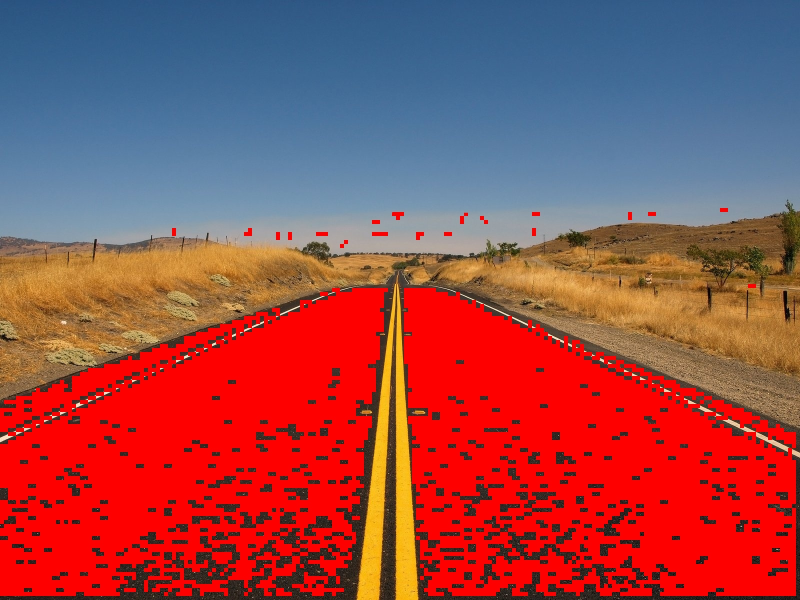
#> input picture colored_patch_size=8.jpg, 1600 x 1200 px, given in place of test.jpg, which was not available (shown at 1/2 size)
$ python main.py   (older library calls are emulated)
#> lines starting #> are read from the running program, lines starting #| are printed output that depends on the picture; after the words box and inside, x2 and y2 are one past the last pixel; in counts of white or black regions, pixels touching at a corner belong together; pictures that were not available may be replaced by others from this repository, and a replacement may not be noted
### hsv.py
import cv2
import numpy as np


def hsv(image, lower, upper):

    # 讀取影像
    if image is None:
        raise ValueError(f"Error: unable to load image '{image}'")

    # 將影像轉換為 HSV 色彩空間
    hsv_image = cv2.cvtColor(image, cv2.COLOR_BGR2HSV)
    # 建立遮罩，將範圍內的深色設為白色(255)，其他顏色為黑色(0)
    mask = cv2.inRange(hsv_image, lower, upper)

    # 反轉遮罩，讓非深色部分為白色(255)，深色部分為黑色(0)
    non_mask = cv2.bitwise_not(mask)

    # 將遮罩應用到原始影像，僅保留非天空的部分
    filtered_image = cv2.bitwise_and(image, image, mask=non_mask)

    return filtered_image

### sobel.py

import cv2
import numpy as np
from matplotlib import pyplot as plt

def sobel_and_morphology(img):
    """
    Sobel operator with morphological processing

    Parameters:
        img: Input image (grayscale)
    Returns:
        sobel_combined: Combined Sobel edges
    """
    # 1. 先進行高斯模糊以減少噪聲
    blurred = cv2.GaussianBlur(img, (3, 3), 0)

    # 2. 計算 Sobel 梯度
    # X 方向邊緣檢測
    sobelx = cv2.Sobel(blurred, cv2.CV_64F, 1, 0, ksize=3)
    abs_sobelx = cv2.convertScaleAbs(sobelx)  # 轉換為 uint8

    # Y 方向邊緣檢測
    sobely = cv2.Sobel(blurred, cv2.CV_64F, 0, 1, ksize=3)
    abs_sobely = cv2.convertScaleAbs(sobely)

    # 3. 合併兩個方向
    sobel_combined = cv2.addWeighted(abs_sobelx, 0.5, abs_sobely, 0.5, 0)

    return sobel_combined

### search.py
import numpy as np
from collections import deque

def bfs_remove_noise_optimized(image, noise_threshold):
    """
    使用 BFS 清除影像中的噪點 (優化版本)

    參數:
    image (numpy.ndarray): 單通道二值影像，噪點為白色（255），背景為黑色（0）
    noise_threshold (int): 定義噪點的最大連通區域大小

    返回:
    numpy.ndarray: 已移除噪點的影像
    """
    rows, cols = image.shape
    visited = np.zeros((rows, cols), dtype=bool)  # 記錄訪問過的像素
    output_image = image.copy()  # 建立輸出影像副本

    directions = [(-1, 0), (1, 0), (0, -1), (0, 1)]  # 四個方向

    for i in range(rows):
        for j in range(cols):
            if image[i, j] == 255 and not visited[i, j]:  # 若是未訪問的白色像素
                queue = deque([(i, j)])
                connected_pixels = [(i, j)]
                visited[i, j] = True

                # 執行 BFS 搜尋區域
                while queue:
                    cx, cy = queue.popleft()

                    for dx, dy in directions:
                        nx, ny = cx + dx, cy + dy
                        if 0 <= nx < rows and 0 <= ny < cols and not visited[nx, ny] and image[nx, ny] == 255:
                            queue.append((nx, ny))
                            connected_pixels.append((nx, ny))
                            visited[nx, ny] = True

                # 如果區域的像素數量小於閾值，將該區域視為噪點
                if len(connected_pixels) < noise_threshold:
                    # 將噪點區域設為背景色（黑色）
                    for x, y in connected_pixels:
                        output_image[x, y] = 0

    return output_image

### lbp.py
import cv2
import numpy as np
import matplotlib.pyplot as plt

def calculate_lbp(image, radius=1, n_points=8):
    """
    使用NumPy向量化操作優化的LBP計算

    參數:
    image: 輸入的灰度圖像
    radius: 圓形鄰域的半徑
    n_points: 圓形鄰域上採樣點的數量

    返回:
    lbp_image: LBP特徵圖像
    """
    rows = image.shape[0]
    cols = image.shape[1]

    # 生成圓形鄰域的坐標
    angles = 2 * np.pi * np.arange(n_points) / n_points
    x = radius * np.cos(angles)
    y = -radius * np.sin(angles)

    # 獲取鄰域坐標的四個參考點（用於雙線性插值）
    x1 = np.floor(x).astype(int)
    x2 = np.ceil(x).astype(int)
    y1 = np.floor(y).astype(int)
    y2 = np.ceil(y).astype(int)

    # 計算插值權重
    fx = x - x1
    fy = y - y1

    # 準備插值權重矩陣
    w1 = (1 - fx) * (1 - fy)
    w2 = fx * (1 - fy)
    w3 = (1 - fx) * fy
    w4 = fx * fy

    # 初始化輸出圖像
    lbp_image = np.zeros((rows, cols), dtype=np.uint8)

    # 填充圖像以處理邊界
    padded_image = np.pad(image, ((radius, radius), (radius, radius)), 'edge')

    # 在中心區域計算LBP
    for i in range(n_points):
        # 計算四個參考點的鄰域值
        n1 = padded_image[radius+x1[i]:rows+radius+x1[i],
                         radius+y1[i]:cols+radius+y1[i]]
        n2 = padded_image[radius+x2[i]:rows+radius+x2[i],
                         radius+y1[i]:cols+radius+y1[i]]
        n3 = padded_image[radius+x1[i]:rows+radius+x1[i],
                         radius+y2[i]:cols+radius+y2[i]]
        n4 = padded_image[radius+x2[i]:rows+radius+x2[i],
                         radius+y2[i]:cols+radius+y2[i]]

        # 雙線性插值
        neighbor = w1[i]*n1 + w2[i]*n2 + w3[i]*n3 + w4[i]*n4

        # 比較中心像素和鄰域像素
        center = padded_image[radius:radius+rows, radius:radius+cols]
        lbp_image += (neighbor >= center).astype(np.uint8) << i

    return lbp_image

### histogram.py
import cv2
import numpy as np
from matplotlib import pyplot as plt


def calculate_histogram(image):

    # 確保影像是 uint8 格式
    image = image.astype(np.uint8)

    # 創建一個長度為 256 的陣列來儲存每個灰階值的出現次數
    hist = np.zeros(256, dtype=int)

    # 計算每個灰階值的出現次數
    for value in image.ravel():
        hist[value] += 1

    return hist


def plot_histogram(hist, output_path='./histogram.jpg'):
    # 繪製直方圖
    plt.figure(figsize=(10, 6))
    plt.plot(hist, color='black')
    plt.title('Histogram')
    plt.xlabel('Pixel Value')
    plt.ylabel('Frequency')
    plt.xlim([0, 256])
    plt.savefig(output_path, bbox_inches='tight', dpi=300)
    plt.close()

def find_top_three(hist):
    top_three_indices = np.argsort(hist, axis=0)[-3:][::-1].flatten() # 找到前三大值的索引並展平
    # 將結果轉換為可讀格式
    #top_three = [(int(idx), int(val[0])) for idx, val in zip(top_three_indices, top_three_values)]
    top_three = [int(idx) for  idx in top_three_indices]
    #top_three = [int(val[0]) for val in top_three_values]

    return top_three

### one_norm_dist.py
import numpy as np

def calculate_1_norm_distance(hist1, hist2,th):
    """
    計算兩個直方圖之間的 1-范數距離 (L1 距離)

    參數:
    hist1 (numpy.ndarray): 第一個直方圖
    hist2 (numpy.ndarray): 第二個直方圖

    返回:
    float: 1-范數距離
    """

    distance = np.sum(np.abs(hist1 - hist2))
    if distance<=th:
        return 1
    else:
        return 0


### labeling.py
import cv2
import numpy as np

def label_similar_areas(image, mask):
    """
    基於顏色資訊標記相似區域，並排除天空

    Parameters:
    image: 原始圖片
    mask: 二值化遮罩

    Returns:
    colored_image: 標記後的圖片
    """
    # 轉換圖片到HSV色彩空間
    hsv = cv2.cvtColor(image, cv2.COLOR_BGR2HSV)
    fixed_color = (0, 0, 255)  # 紅色
    # 定義天空的顏色範圍 (在HSV空間中)
    # 可以根據實際情況調整這些值
    sky_lower = np.array([90, 50, 50])  # 偏淺藍色的下限
    sky_upper = np.array([130, 255, 255])  # 偏淺藍色的上限

    # 創建天空的遮罩
    sky_mask = cv2.inRange(hsv, sky_lower, sky_upper)

    # 將天空區域從原始遮罩中移除
    mask[sky_mask > 0] = 0

    # 進行連通區域標記
    num_labels, labels = cv2.connectedComponents(mask.astype(np.uint8))

    # 創建輸出圖像
    colored_image = image.copy()

    # 為每個標記區域著色
    for label in range(1, num_labels):  # 從1開始以跳過背景(0)
        # 獲取當前標記的遮罩
        current_mask = labels == label

        # 計算區域的平均HSV值
        region_hsv = hsv[current_mask]
        avg_hsv = np.mean(region_hsv, axis=0)

        # 如果區域不是天空色（可以根據需要調整條件）
        if not (sky_lower[0] <= avg_hsv[0] <= sky_upper[0] and
                sky_lower[1] <= avg_hsv[1] <= sky_upper[1] and
                sky_lower[2] <= avg_hsv[2] <= sky_upper[2]):

            # 根據區域大小決定是否標記
            if np.sum(current_mask) > 100:  # 可以調整這個閾值
                # 將固定顏色應用到圖像
                colored_image[current_mask] = fixed_color

    return colored_image

### main.py
import cv2
import numpy as np
import sobel
import hsv
import search
import lbp
import histogram
import one_norm_dist
import labeling
def main():
    radius = 1
    n_points = 8
    patch_size = 8
    # 讀取影像
    image = cv2.imread('test.jpg')
#> image is the input picture: shape (1200, 1600, 3); mean B, G, R 75.6, 74, 153

    #HSV(將深色部分轉變為黑色)(將馬路的顏色統一為黑色)
    lower = np.array([0, 0, 0])   # HSV的下限
    upper = np.array([180, 200, 100])  # HSV的上限
    hsv_img = hsv.hsv(image, lower, upper)
#> in hsv, `hsv_image = cv2.cvtColor(image, cv2.COLOR_BGR2HSV)`: hsv_image: shape (1200, 1600, 3); mean H, S, V 45.5, 172, 181.3
#> in hsv, `mask = cv2.inRange(hsv_image, lower, upper)`:
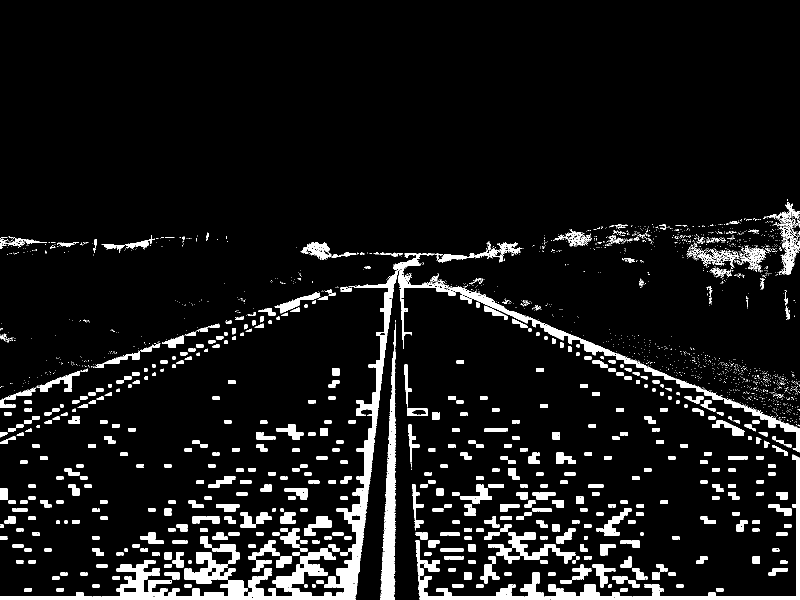
#> mask: shape (1200, 1600) (shown at 1/2 size); 7.8% white; 2530 white regions (2004 under 20 px), largest, box (x1, y1, x2, y2) and area: (0, 540, 798, 1200) 28174, (831, 909, 1600, 1200) 12859, (786, 506, 1600, 905) 9889
    cv2.imwrite('hsv.jpg',hsv_img)
    image_gray = cv2.imread('hsv.jpg',0)
#> image_gray: shape (1200, 1600); min 0, max 255, mean 94.1
    height, width = image_gray.shape
#> height = 1200; width = 1600

    #sobel
    Sobel_img = sobel.sobel_and_morphology(image_gray)
    cv2.imwrite('sobel.jpg',Sobel_img)

    #search
    noise_threshold = 1000 # 定義噪點區域大小的閾值
    search_img = search.bfs_remove_noise_optimized(Sobel_img, noise_threshold)
#> after the loop in bfs_remove_noise_optimized, `for i in range(rows):`:
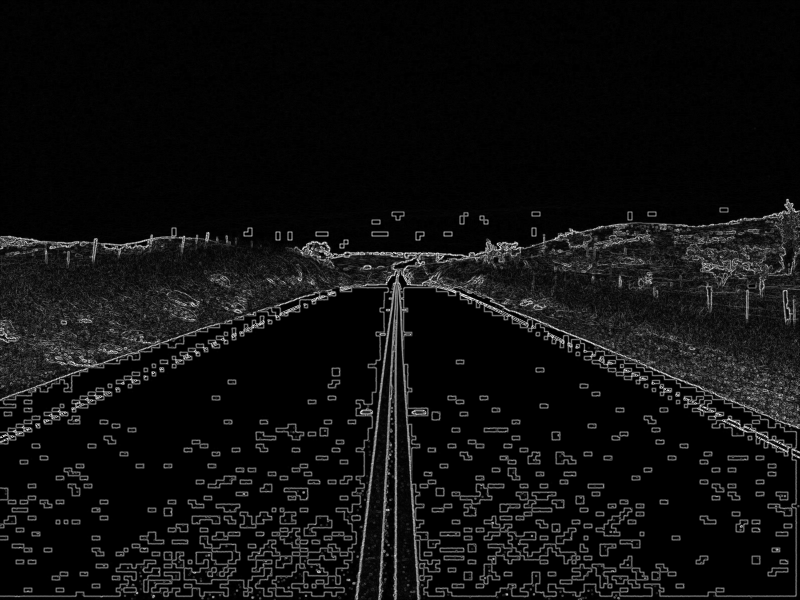
#> output_image: shape (1200, 1600) (shown at 1/2 size); min 0, max 254, mean 15.5
#> after the loop in bfs_remove_noise_optimized, `for i in range(rows):`: visited: shape (1200, 1600) bool; 0.06% white in thin lines or dots, all inside (x1, y1, x2, y2) = (2, 406, 1598, 1104)
    cv2.imwrite('search.jpg',search_img)

    #lbp
    lbp_img = lbp.calculate_lbp(search_img, radius, n_points)
#> after the loop in calculate_lbp, `for i in range(n_points):`:
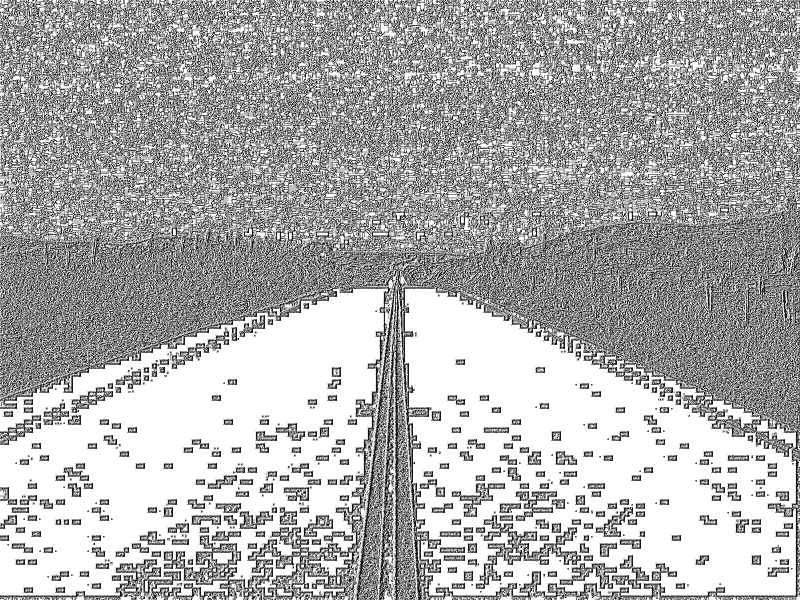
#> lbp_image: shape (1200, 1600) (shown at 1/2 size); min 0, max 255, mean 174.2
    cv2.imwrite('lbp.jpg',lbp_img)

    #histogram

    his = histogram.calculate_histogram(image)
#> the loop in calculate_histogram, `for value in image.ravel():` made 5760000 passes
#> value on passes 1 to 3: 130, 83, 45
#> after the loop in calculate_histogram, `for value in image.ravel():`: hist = 256 values, max 1109473 at index 0, min 399 at index 235, mean 22500
#> his has the same summary as hist in calculate_histogram
    hist = histogram.plot_histogram(his)
#> in plot_histogram, `plt.savefig(output_path, bbox_inches='tight', dpi=300)`:
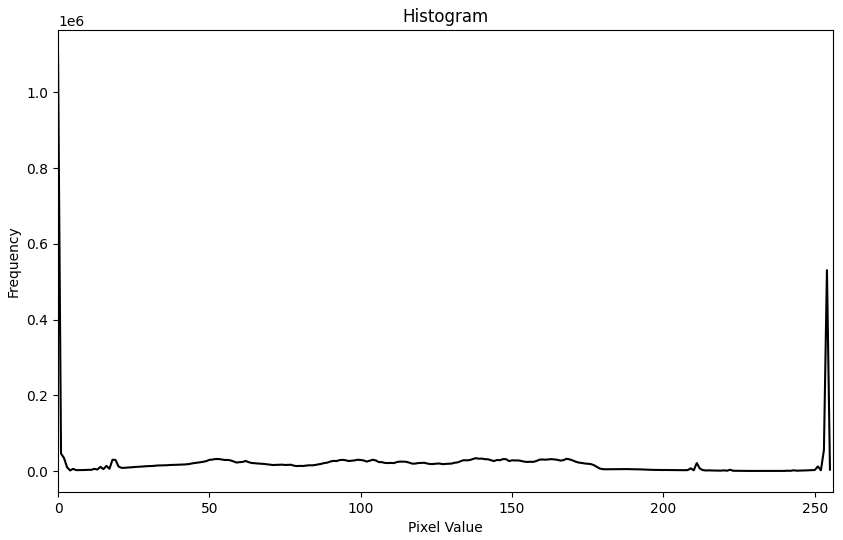
#> figure drawn by matplotlib, 1 panel; curve peaks at x = 0, y = 1109473
    #histogram找前三大(設定閥值)
    top3 = histogram.find_top_three(his)
#> in find_top_three, `top_three_indices = np.argsort(hist, axis=0)[-3:][::-1].flatten()`: top_three_indices = [0, 254, 253]
#> top3 = [0, 254, 253]
    th = int(sum(top3)/3)
#> th = 169

    #1_norm_dist
    mask = np.zeros_like(image_gray)  # 創建與影像相同尺寸的 mask
    rows, cols = lbp_img.shape
#> rows = 1200; cols = 1600
    for i in range(0, rows, patch_size):
        for j in range(0, cols, patch_size):
            patch1 = lbp_img[i:i+patch_size, j:j+patch_size]
            if i+patch_size < rows and j+patch_size < cols:
                # 與右邊的區塊進行比較
                patch2 = lbp_img[i:i+patch_size, j+patch_size:j+2*patch_size]
                hist1 = histogram.calculate_histogram(patch1)
                hist2 = histogram.calculate_histogram(patch2)
                if one_norm_dist.calculate_1_norm_distance(hist1, hist2,th) == 1:
                    mask[i:i+patch_size, j:j+patch_size] = 1  # 標記需要上色的區域
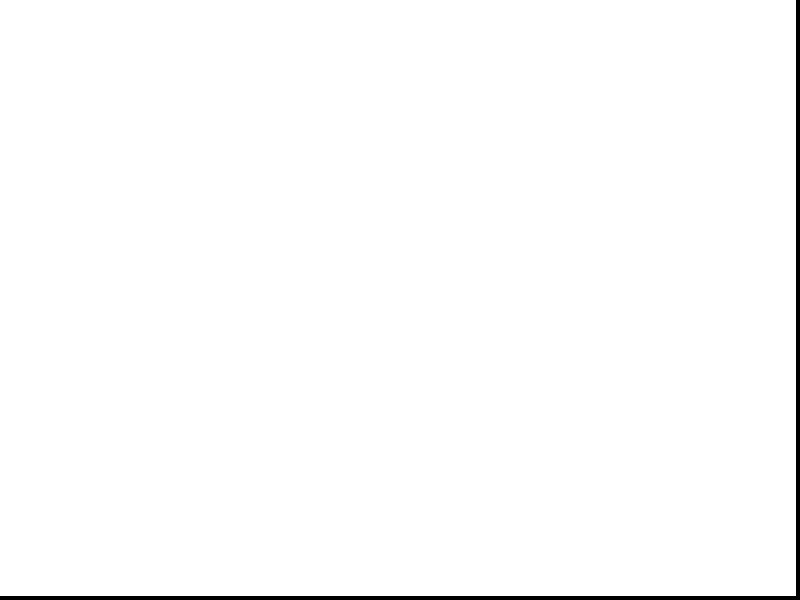
#> mask: shape (1200, 1600) (shown at 1/2 size); values 0 (black) and 1 (white), 98.8% white; 1 black region, box (x1, y1, x2, y2) and area: (0, 0, 1600, 1200) 22336

    #labeling
    colored_img = labeling.label_similar_areas(image, mask)
#> in label_similar_areas, `sky_mask = cv2.inRange(hsv, sky_lower, sky_upper)`: sky_mask: shape (1200, 1600); 36.1% white; 25 white regions (23 under 20 px), largest, box (x1, y1, x2, y2) and area: (0, 0, 1600, 477) 693199, (1554, 416, 1560, 420) 20
#> in label_similar_areas, `mask[sky_mask > 0] = 0`: mask: shape (1200, 1600); values 0 (black) and 1 (white), 62.9% white; 24 black regions (22 under 20 px), largest, box (x1, y1, x2, y2) and area: (0, 0, 1600, 1200) 712241, (1554, 416, 1560, 420) 20
#> in label_similar_areas, `num_labels, labels = cv2.connectedComponents(mask.astype(np.uint8))`:
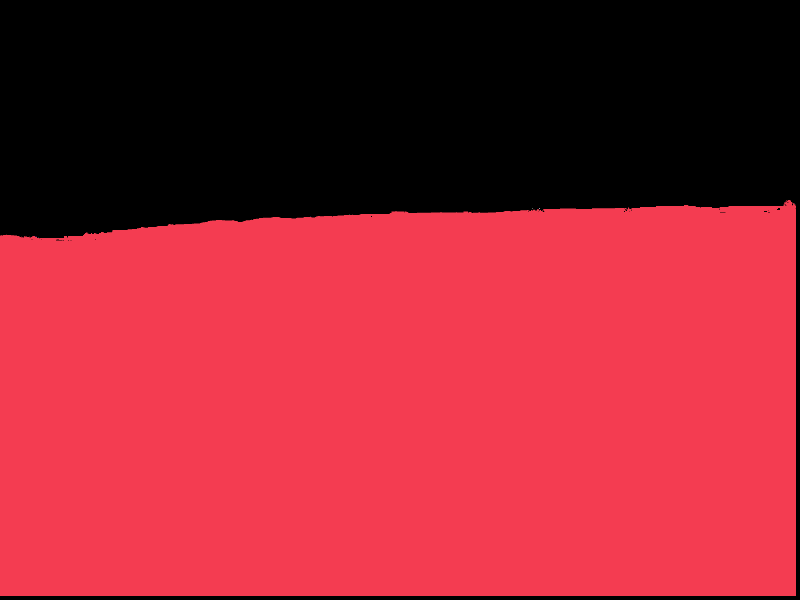
#> labels: shape (1200, 1600) int32 (shown at 1/2 size); 9 distinct labels, from 0 to 8; one colour per label, 0 black
#> after the loop in label_similar_areas, `for label in range(1, num_labels):`:
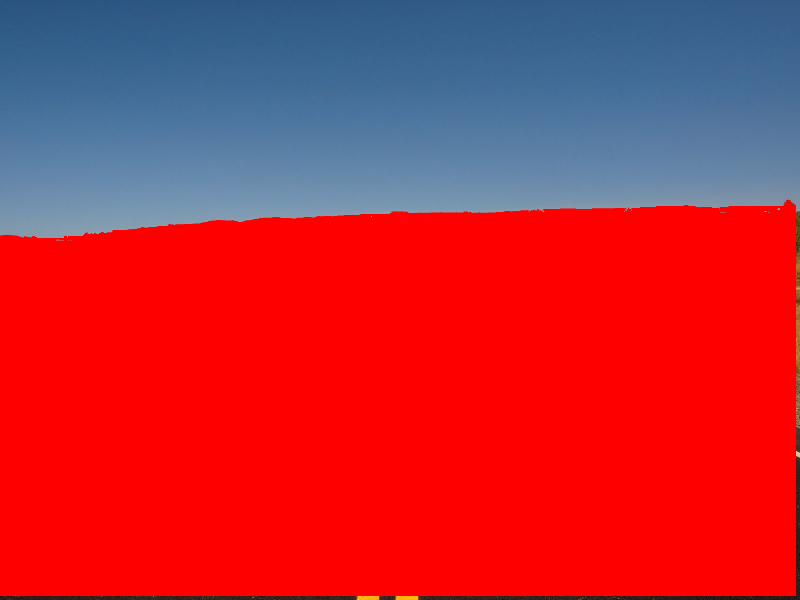
#> colored_image: shape (1200, 1600, 3) (shown at 1/2 size); mean B, G, R 56.4, 42.5, 189.3

    cv2.imwrite('colored_patch_size=8.jpg',colored_img)

    # 顯示
    # 原始影像和著色後的影像
    cv2.imshow('Colored Image', colored_img)
    cv2.waitKey(0)
    cv2.destroyAllWindows()

if __name__ == '__main__':
    main()
